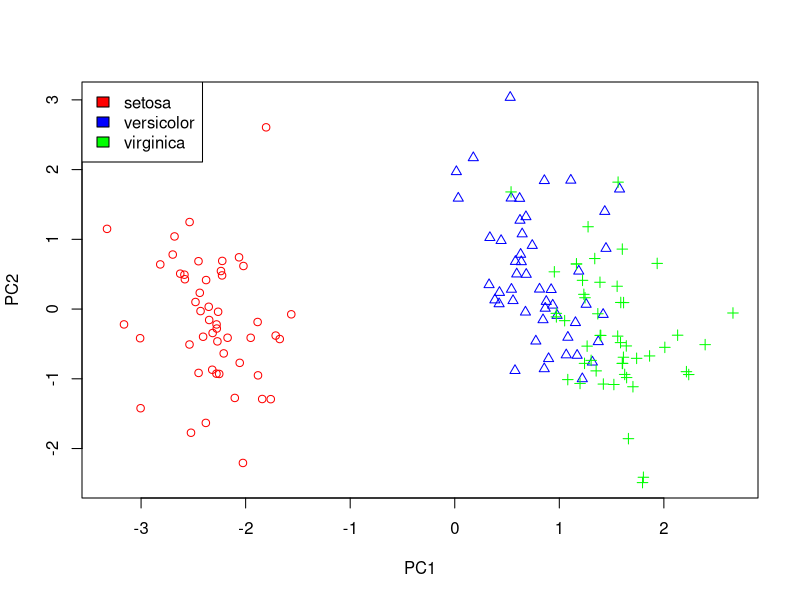

This chart was generated by the following R code:
iris.numeric <- data.matrix(iris[,-5])
colnames(iris.numeric) <- NULL
iris.log <- log(iris.numeric)
iris.preproc <- scale(iris.log)
#
iris.pca <- prcomp(iris.preproc)
iris.pca.data <- predict(iris.pca)
iris.pca.data <- iris.pca.data[,-3]
#
Species <- data.matrix(iris[,5])
cols <- c('red', 'blue', 'green')
with(iris, plot(iris.pca.data, col=cols[Species], pch=as.numeric(Species)))
legend("topleft", c("setosa", "versicolor", "virginica"), fill=cols)
